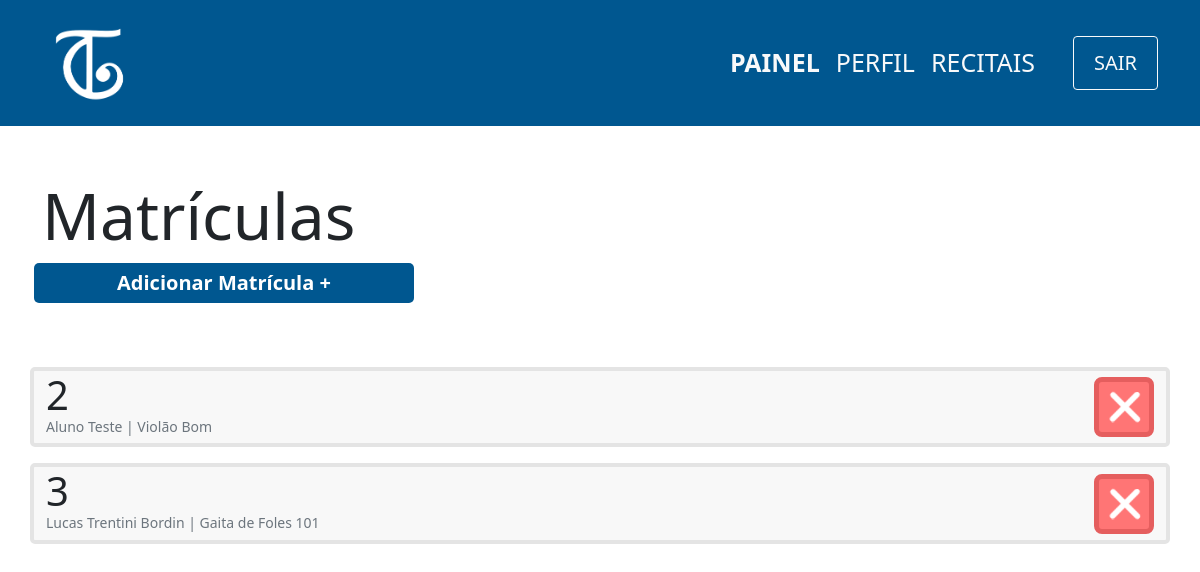
Before: /view/matricula/index.php (signed in) with the older database file.
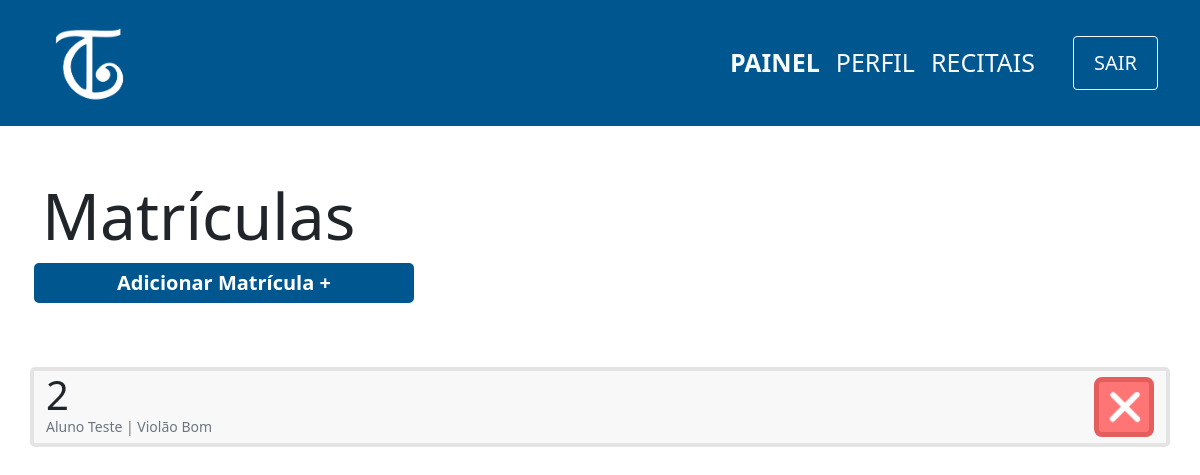
After: the same page with the newer database file.
### tables this page shows
CREATE TABLE matricula(
                id INTEGER PRIMARY KEY,
                id_aluno integer not null,
                id_curso integer not null,    
                foreign key (id_curso) references curso(id) ON DELETE CASCADE,
                foreign key (id_aluno) references aluno(id) ON DELETE CASCADE
            );

CREATE TABLE aluno(
                id INTEGER PRIMARY KEY,
                cpf varchar(11) not null,
                nome varchar(100) not null,
                username varchar(100) UNIQUE not null,
                responsavel varchar(100),
                data_nasc date not null,
                senha varchar(100) not null,
                email varchar(100) UNIQUE not null                    
            );

CREATE TABLE curso(
                id INTEGER PRIMARY KEY,
                nome varchar(100) not null,
                id_professor integer not null,
                FOREIGN KEY (id_professor) references professor(id) ON DELETE CASCADE
            );

### controller/matricula/index.php (called while the page is built)
<?php
    require '../../db/connection.php';
    try {
        $sql=$db->prepare('SELECT matricula.id,curso.nome as nomeCurso,aluno.nome as nomeAluno
        FROM MATRICULA join CURSO on CURSO.id = MATRICULA.id_curso
        JOIN ALUNO on ALUNO.id = MATRICULA.id_aluno');
        $sql->execute();
        $matriculas=$sql->fetchAll(PDO::FETCH_ASSOC);
    } catch (PDOException $e) {
        echo 'Erro ao executar comando no banco de dados: ' . $e->getMessage();
        exit();
    }
?>

### view/matricula/index.php (the view, shortened to what this page needs)
<?php
    include '../../layouts/navbar.php';
    include '../../controller/matricula/index.php';
?>
<div class="container">
    <div class="row mt-5">
        <h1 class="mt-1 display-3">Matrículas</h1>
        <span class="btn-principal col-md-4 col-sm-12 mx-1 text-center mb-5" onclick="location.href='cadastro.php'">
            <a href="cadastro.php">Adicionar Matrícula +</a>
        </span>
        <?php
            foreach($matriculas as $matricula){
                echo '
                <div class="col-12 card d-flex flex-row justify-content-between mt-3">
                    <div class="d-flex flex-column">
                        <p class="m-0 display-6">'.$matricula['id'].'</p>
                        <p class="m-0 text-muted display-3 mb-2" style="font-size:14px">'.$matricula['nomeAluno'].' | '.$matricula['nomeCurso'].'</p>
                    </div>
                    <div class="d-flex align-items-center" id="'.$matricula['id'].'">
                        <button onclick="location.href=\'../../controller/matricula/delete.php?id='.$matricula['id'].'\';" class="btn-remover">
                            <img src="../../images/delete-icon.png" width=40px>
                        </button>
                    </div>
                </div>
                ';
            }?>
    </div>
</div>

Changed rows visible on the page:
removed matricula: id "3", id_aluno.nome "Lucas Trentini Bordin", id_curso.nome "Gaita de Foles 101"
